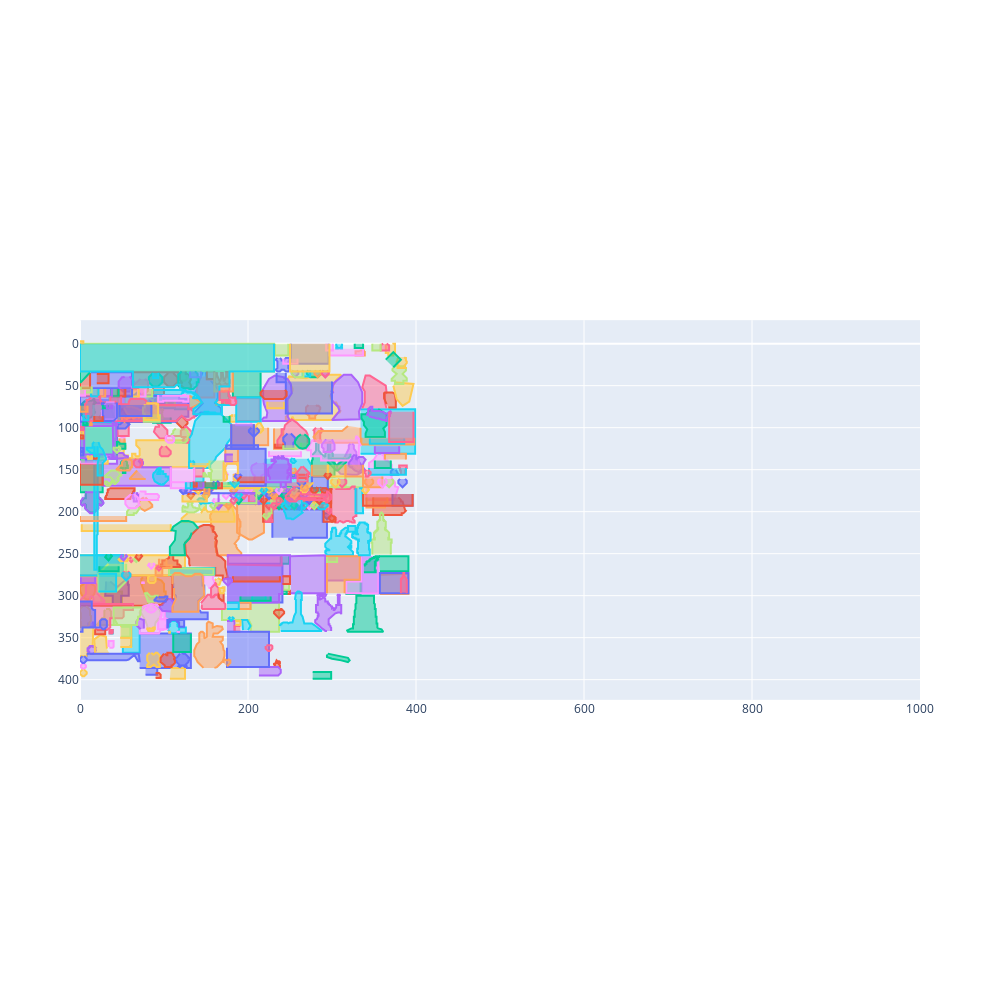

The code cell stored with this chart in its notebook:
### Code cell
fig = go.Figure()
for i in range(len(df_super_small)):
    labels = {f'trace {i}': df_super_small.loc[i, 'name']}
    fig.add_trace(go.Scatter(x=df_super_small.x[i], y=df_super_small.y[i], mode='lines', fill="toself", text=df_super_small.name[i], name=df_super_small.name[i]))
fig.update_layout(
    xaxis=dict(
        range=[0, 1000],
        constrain="domain"
    ),
    yaxis=dict(
        range=[0, 1000],
        scaleanchor = "x",
        scaleratio = 1,
        constrain="domain",
        autorange="reversed",
    ),
    width=1000,
    height=1000,
    showlegend=False,
)
fig.show()
